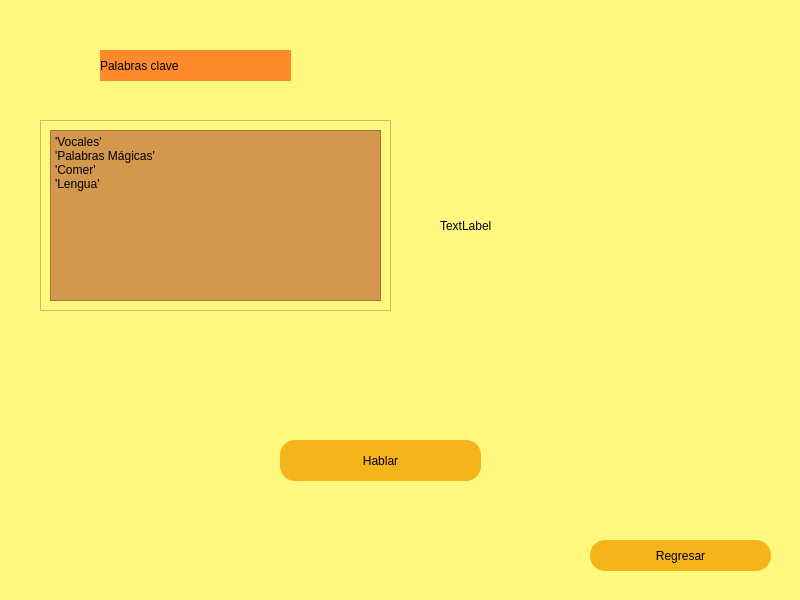
<?xml version="1.0" encoding="UTF-8"?>
<ui version="4.0">
 <class>page0</class>
 <widget class="QMainWindow" name="page0">
  <property name="geometry">
   <rect>
    <x>0</x>
    <y>0</y>
    <width>800</width>
    <height>600</height>
   </rect>
  </property>
  <property name="minimumSize">
   <size>
    <width>800</width>
    <height>600</height>
   </size>
  </property>
  <property name="maximumSize">
   <size>
    <width>800</width>
    <height>600</height>
   </size>
  </property>
  <property name="windowTitle">
   <string>page0</string>
  </property>
  <property name="styleSheet">
   <string notr="true">background-color: rgb(255, 248, 127);</string>
  </property>
  <widget class="QWidget" name="centralwidget">
   <property name="minimumSize">
    <size>
     <width>800</width>
     <height>600</height>
    </size>
   </property>
   <property name="maximumSize">
    <size>
     <width>800</width>
     <height>600</height>
    </size>
   </property>
   <widget class="QLabel" name="label_3">
    <property name="geometry">
     <rect>
      <x>440</x>
      <y>110</y>
      <width>321</width>
      <height>231</height>
     </rect>
    </property>
    <property name="text">
     <string>TextLabel</string>
    </property>
   </widget>
   <widget class="QFrame" name="frame">
    <property name="geometry">
     <rect>
      <x>40</x>
      <y>120</y>
      <width>351</width>
      <height>191</height>
     </rect>
    </property>
    <property name="frameShape">
     <enum>QFrame::StyledPanel</enum>
    </property>
    <property name="frameShadow">
     <enum>QFrame::Raised</enum>
    </property>
    <layout class="QGridLayout" name="gridLayout">
     <item row="0" column="0">
      <widget class="QPlainTextEdit" name="plainTextEdit">
       <property name="styleSheet">
        <string notr="true">font: 87 14pt &quot;Arial Black&quot;;
background-color: rgb(211, 151, 77);</string>
       </property>
       <property name="plainText">
        <string>'Vocales'
'Palabras Mágicas'
'Comer'
'Lengua'</string>
       </property>
      </widget>
     </item>
    </layout>
   </widget>
   <widget class="QPushButton" name="btn_regresar">
    <property name="geometry">
     <rect>
      <x>590</x>
      <y>540</y>
      <width>181</width>
      <height>31</height>
     </rect>
    </property>
    <property name="styleSheet">
     <string notr="true">font: 87 18pt &quot;Arial Black&quot;;
background-color: rgb(244, 180, 26);
border-radius:15px;</string>
    </property>
    <property name="text">
     <string>Regresar</string>
    </property>
    <property name="icon">
     <iconset>
      <normaloff>../volver.png</normaloff>../volver.png</iconset>
    </property>
    <property name="iconSize">
     <size>
      <width>40</width>
      <height>40</height>
     </size>
    </property>
   </widget>
   <widget class="QLabel" name="label">
    <property name="geometry">
     <rect>
      <x>100</x>
      <y>50</y>
      <width>191</width>
      <height>31</height>
     </rect>
    </property>
    <property name="styleSheet">
     <string notr="true">font: 87 16pt &quot;Arial Black&quot;;
background-color: rgb(255, 138, 43);</string>
    </property>
    <property name="text">
     <string>Palabras clave </string>
    </property>
   </widget>
   <widget class="QPushButton" name="btn_Hablar">
    <property name="geometry">
     <rect>
      <x>280</x>
      <y>440</y>
      <width>201</width>
      <height>41</height>
     </rect>
    </property>
    <property name="styleSheet">
     <string notr="true">font: 87 18pt &quot;Arial Black&quot;;
background-color: rgb(244, 180, 26);
border-radius:15px;</string>
    </property>
    <property name="text">
     <string>Hablar</string>
    </property>
    <property name="icon">
     <iconset>
      <normaloff>../hablar.png</normaloff>../hablar.png</iconset>
    </property>
    <property name="iconSize">
     <size>
      <width>40</width>
      <height>40</height>
     </size>
    </property>
   </widget>
   <widget class="QLabel" name="label_6">
    <property name="geometry">
     <rect>
      <x>50</x>
      <y>350</y>
      <width>51</width>
      <height>41</height>
     </rect>
    </property>
    <property name="text">
     <string/>
    </property>
    <property name="pixmap">
     <pixmap>../../../../Downloads/icons8-abc-48.png</pixmap>
    </property>
   </widget>
   <widget class="QLabel" name="label_7">
    <property name="geometry">
     <rect>
      <x>460</x>
      <y>40</y>
      <width>51</width>
      <height>41</height>
     </rect>
    </property>
    <property name="text">
     <string/>
    </property>
    <property name="pixmap">
     <pixmap>../../../../Downloads/icons8-123-48.png</pixmap>
    </property>
   </widget>
   <widget class="QLabel" name="label_8">
    <property name="geometry">
     <rect>
      <x>710</x>
      <y>490</y>
      <width>51</width>
      <height>41</height>
     </rect>
    </property>
    <property name="text">
     <string/>
    </property>
    <property name="pixmap">
     <pixmap>../../../../Downloads/icons8-123-48.png</pixmap>
    </property>
   </widget>
   <widget class="QLabel" name="label_9">
    <property name="geometry">
     <rect>
      <x>20</x>
      <y>30</y>
      <width>51</width>
      <height>41</height>
     </rect>
    </property>
    <property name="text">
     <string/>
    </property>
    <property name="pixmap">
     <pixmap>../../../../Downloads/icons8-manzana-48.png</pixmap>
    </property>
   </widget>
   <widget class="QLabel" name="label_10">
    <property name="geometry">
     <rect>
      <x>370</x>
      <y>320</y>
      <width>51</width>
      <height>41</height>
     </rect>
    </property>
    <property name="text">
     <string/>
    </property>
    <property name="pixmap">
     <pixmap>../../../../Downloads/icons8-fresa-48.png</pixmap>
    </property>
   </widget>
   <widget class="QLabel" name="label_11">
    <property name="geometry">
     <rect>
      <x>100</x>
      <y>490</y>
      <width>51</width>
      <height>41</height>
     </rect>
    </property>
    <property name="text">
     <string/>
    </property>
    <property name="pixmap">
     <pixmap>../../../../Downloads/icons8-aguacate-48.png</pixmap>
    </property>
   </widget>
  </widget>
 </widget>
 <resources/>
 <connections/>
</ui>
